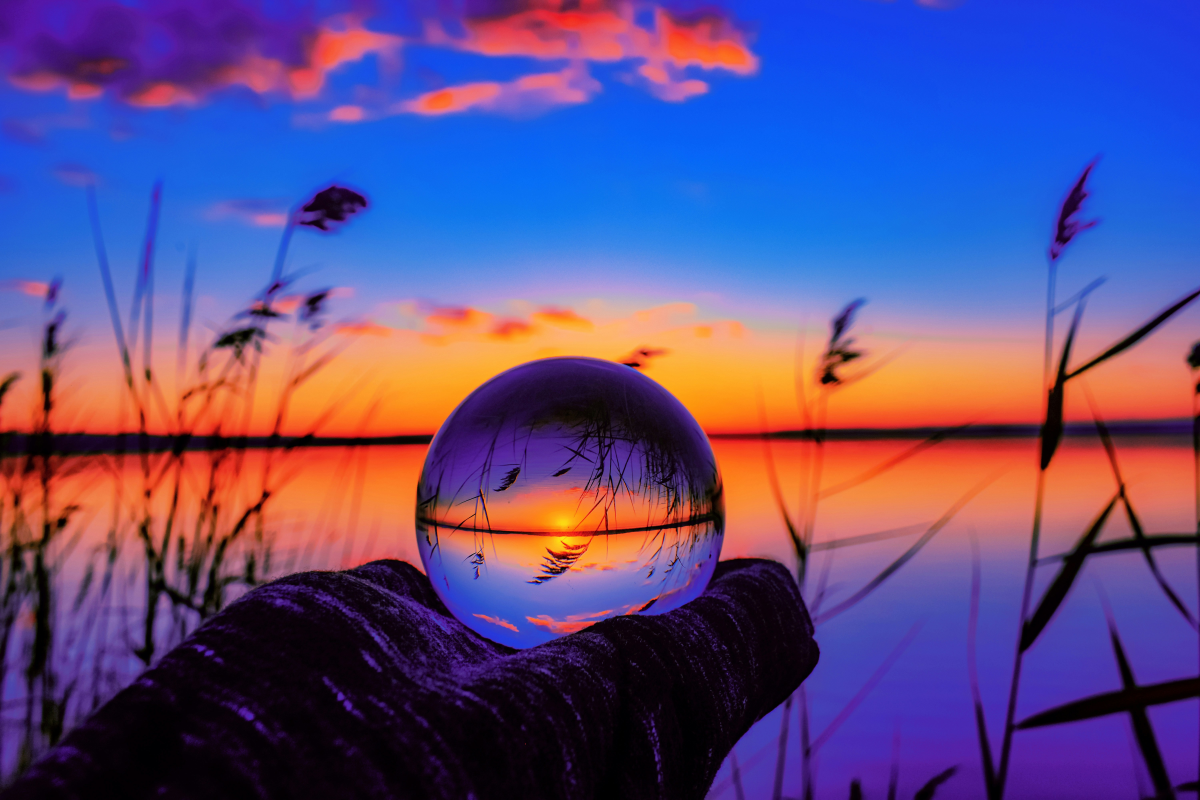
#> input picture assets/sources/wallpapers/wallpaper-001.jpg, 6000 x 4000 px, found by its file name (shown at 1/5 size); its folder holds only this picture in this run
$ python generate_wallpaper.py
#> lines starting #> are read from the running program, lines starting #| are printed output that depends on the picture
#!/usr/bin/env python3
"""Packs the default wallpaper for embedding into the kernel image.

Reads the first image in assets/sources/wallpapers/, cover-crops it to
TARGET size and writes:
  build/generated/wallpaper.argb - uint32 width, uint32 height, then
                                   width*height little-endian ARGB pixels
  build/generated/wallpaper.s    - .incbin stub exporting g_wallpaper_blob

The kernel scales the blob to the real screen resolution at runtime
(fb_draw_wallpaper), so TARGET only bounds quality and kernel size.
If no source image exists an empty (width=0) blob is emitted so the
kernel still links and falls back to a flat colour desktop.
"""
import os, struct, sys

TARGET_W, TARGET_H = 1920, 1080
SRC_DIR = "assets/sources/wallpapers"
OUT_DIR = "build/generated"

def find_source():
    if not os.path.isdir(SRC_DIR):
        return None
    for name in sorted(os.listdir(SRC_DIR)):
        if name.lower().endswith((".jpg", ".jpeg", ".png", ".bmp")):
            return os.path.join(SRC_DIR, name)
    return None

def main():
    os.makedirs(OUT_DIR, exist_ok=True)
    argb_path = os.path.join(OUT_DIR, "wallpaper.argb")
    src = find_source()

    if src is None:
        with open(argb_path, "wb") as f:
            f.write(struct.pack("<II", 0, 0))
        print("No wallpaper source found; embedded empty blob")
    else:
        from PIL import Image
        img = Image.open(src).convert("RGB")
#> img is the input picture: PIL image 6000x4000 RGB; mean R, G, B 95.2, 75.9, 130.7
        sw, sh = img.size
#> sw = 6000; sh = 4000
        # Cover-crop to the target aspect ratio, then resize
        if sw * TARGET_H >= TARGET_W * sh:
            new_w = sh * TARGET_W // TARGET_H
            x0 = (sw - new_w) // 2
            img = img.crop((x0, 0, x0 + new_w, sh))
        else:
            new_h = sw * TARGET_H // TARGET_W
#> new_h = 3375
            y0 = (sh - new_h) // 2
#> y0 = 312
            img = img.crop((0, y0, sw, y0 + new_h))
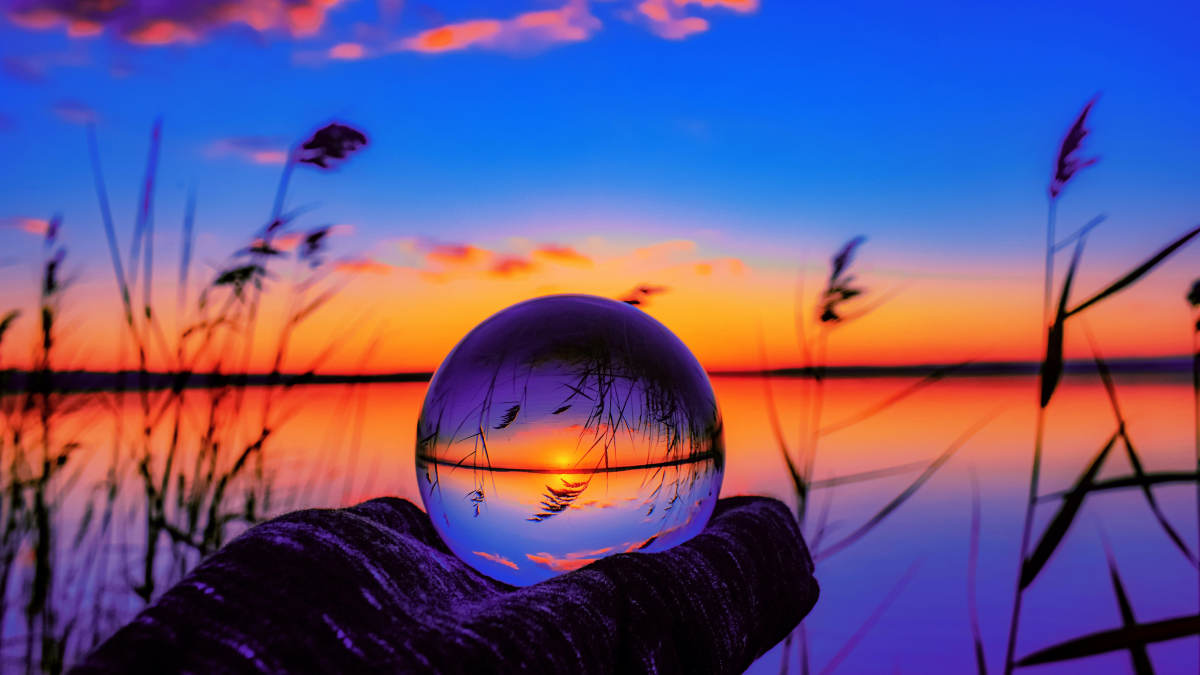
#> img: PIL image 6000x3375 RGB (shown at 1/5 size); mean R, G, B 102, 83.6, 132.7
        img = img.resize((TARGET_W, TARGET_H), Image.LANCZOS)
#> img: PIL image 1920x1080 RGB

        with open(argb_path, "wb") as f:
            f.write(struct.pack("<II", TARGET_W, TARGET_H))
            data = bytearray(TARGET_W * TARGET_H * 4)
            px = img.load()
            i = 0
            for y in range(TARGET_H):
                for x in range(TARGET_W):
                    r, g, b = px[x, y]
                    data[i] = b; data[i+1] = g; data[i+2] = r; data[i+3] = 0xFF
                    i += 4
#> after the loop, i = 8294400
            f.write(data)
        print(f"Packed {src} ({sw}x{sh}) -> {argb_path} ({TARGET_W}x{TARGET_H})")
#| Packed assets/sources/wallpapers/wallpaper-001.jpg (6000x4000) -> build/generated/wallpaper.argb (1920x1080)

    with open(os.path.join(OUT_DIR, "wallpaper.s"), "w") as f:
        f.write(".section .rodata\n"
                ".align 4\n"
                ".global g_wallpaper_blob\n"
                "g_wallpaper_blob:\n"
                f".incbin \"{argb_path}\"\n")
    print("Generated build/generated/wallpaper.s")

if __name__ == "__main__":
    sys.exit(main())
#> (the program exits here)
